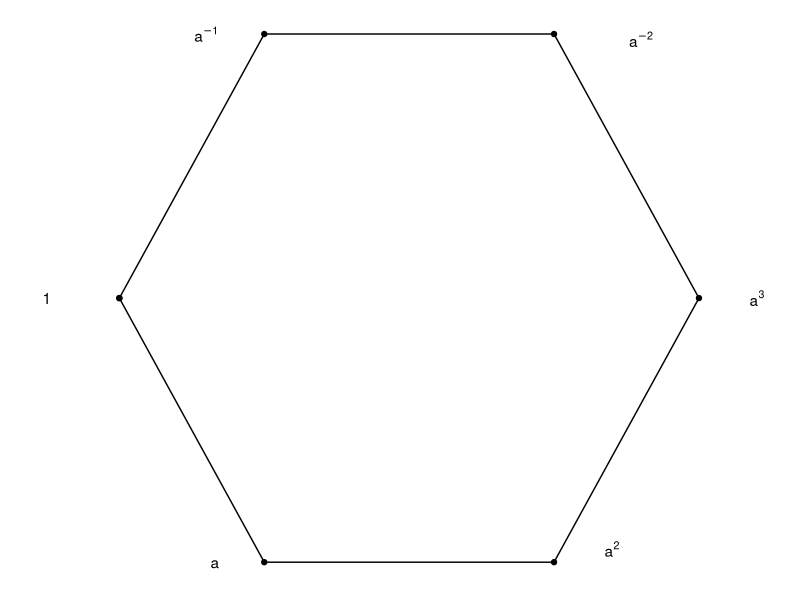
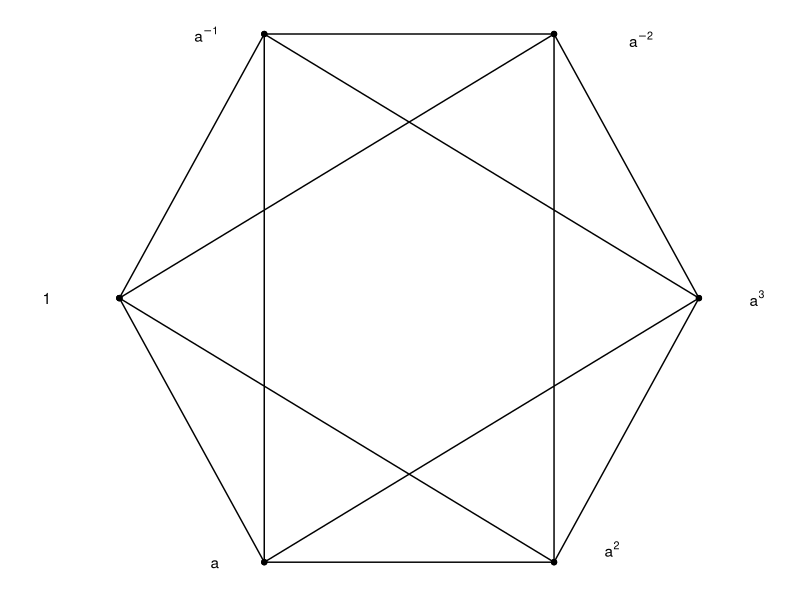
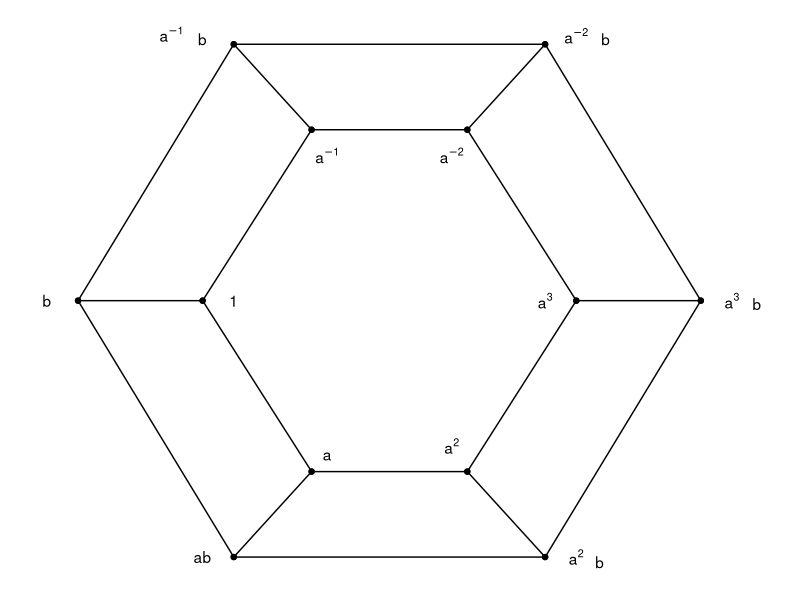

Write the R code that produced these figures, in order.
## ---- chunk 1
library(tidyverse)
df_eg31 <- data.frame(x = c(0, 0.5, 1.5, 2, 1.5, 0.5, 0), y = c(0, -1, -1, 0, 1, 1, 0))
ggplot(df_eg31, aes(x, y)) + geom_point() + geom_path() + theme_bw() + theme(panel.border = element_blank(),line = element_blank(),
        text = element_blank(),
        title = element_blank()) +
  annotate("text", x=-0.25, y = 0, label = "1") + annotate("text", x=0.33, y = -1, label = "a") +
  annotate("text", x=1.7, y = -0.95, label = "a^2", parse = TRUE) + annotate("text", x=2.2, y = 0, label = "a^3", parse = TRUE) +
  annotate("text", x=0.30, y = 1, label = "a^{-1}", parse = TRUE) + annotate("text", x=1.8, y = 0.98, label = "a^{-2}", parse = TRUE)
## ---- chunk 2
library(tidyverse)
df_eg32 <- data.frame(x = c(0, 0.5, 1.5, 2, 1.5, 0.5, 0.5, 2, 0.5, 0, 1.5, 1.5, 0), y = c(0, -1, -1, 0, 1, 1, -1, 0, 1, 0, -1, 1, 0))
ggplot(df_eg32, aes(x, y)) + geom_point() + geom_path() + theme_bw() + theme(panel.border = element_blank(),line = element_blank(),
        text = element_blank(),
        title = element_blank()) +
  annotate("text", x=-0.25, y = 0, label = "1") + annotate("text", x=0.33, y = -1, label = "a") +
  annotate("text", x=1.7, y = -0.95, label = "a^2", parse = TRUE) + annotate("text", x=2.2, y = 0, label = "a^3", parse = TRUE) +
  annotate("text", x=0.30, y = 1, label = "a^{-1}", parse = TRUE) + annotate("text", x=1.8, y = 0.98, label = "a^{-2}", parse = TRUE)
## ---- chunk 3
library(tidyverse)
df_eg32 <- data.frame(x = c(0, 1, 3, 4, 3, 1, 0, 0.8, 1.5, 1, 1.5, 1.5, 2.5, 3, 2.5, 2.5, 3.2, 4, 3.2, 3.2, 2.5, 3, 2.5,2.5, 1.5, 1, 1.5, 1.5, 0.8), y = c(0, -1.5, -1.5, 0, 1.5, 1.5, 0, 0, -1, -1.5, NA, -1, -1, -1.5, NA, -1, 0, 0, NA, 0, 1, 1.5, NA, 1, 1, 1.5, NA, 1, 0))
ggplot(df_eg32, aes(x, y)) + geom_point() + geom_path() + theme_bw() + theme(panel.border = element_blank(),line = element_blank(),
        text = element_blank(),
        title = element_blank()) +
  annotate("text", x=-0.2, y = 0, label = "b") + annotate("text", x=1.6, y = -0.9, label = "a") +
  annotate("text", x=0.8, y = -1.5, label = "ab") + annotate("text", x=0.6, y = 1.56, label = "a^{-1}", parse = TRUE) +
  annotate("text", x=0.8, y = 1.53, label = "b") + annotate("text", x=3.2, y = -1.5, label = "a^2", parse = TRUE) +
  annotate("text", x=3.35, y = -1.53, label = "b") + annotate("text", x=3.2, y = 1.55, label = "a^{-2}", parse = TRUE) +
  annotate("text", x=3.39, y = 1.53, label = "b") +
  annotate("text", x=2.4, y = -0.85, label = "a^2", parse = TRUE) + annotate("text", x=1, y = 0, label = "1", parse = TRUE) +
  annotate("text", x=3, y = 0, label = "a^3", parse = TRUE) + annotate("text", x=4.2, y = 0, label = paste0("a^{3}"), parse=TRUE) +
  annotate("text", x=4.36, y = -0.02, label = paste0("b"), parse=TRUE) +
  annotate("text", x=1.6, y = 0.85, label = "a^{-1}", parse = TRUE) + annotate("text", x=2.4, y = 0.85, label = "a^{-2}", parse = TRUE)
